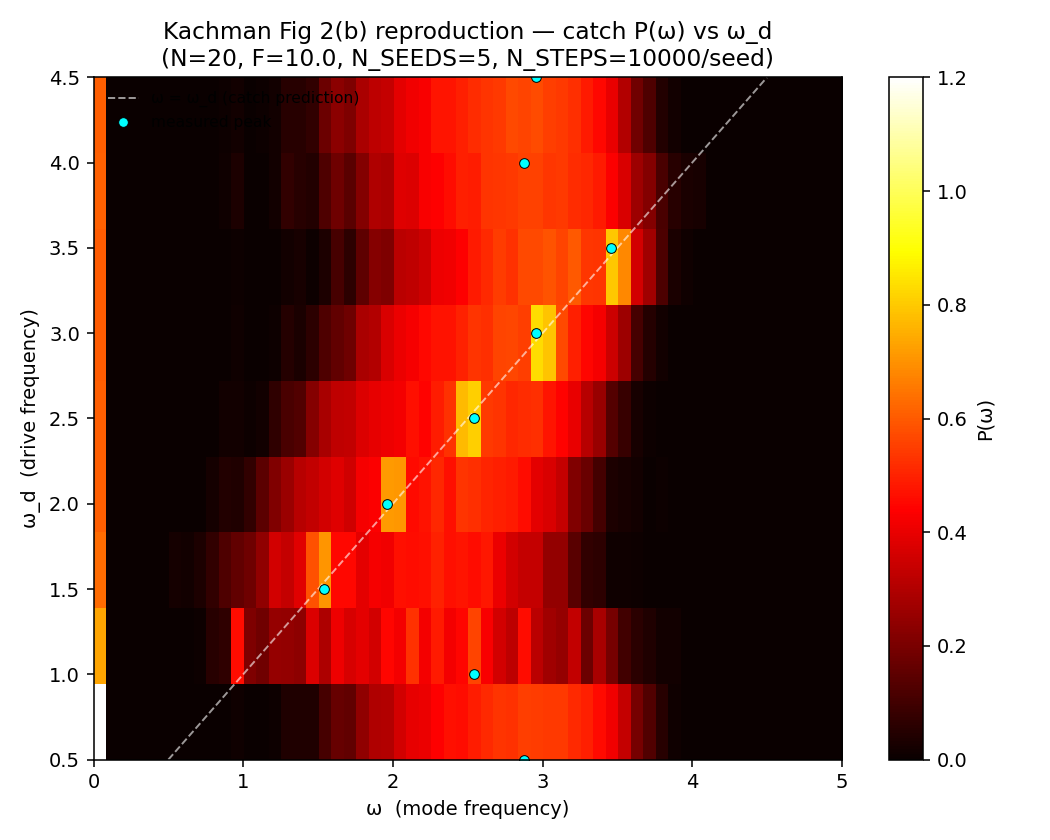

Write Python code to recreate this figure.
"""
notebook/001-repro-kachman/fig-2b-omega-sweep.py

Reproduce Kachman 2017 main-text Fig 2(b): heatmap of P(ω) across a
sweep of drive frequencies ω_d, under catch dynamics.

Kachman's published Fig 2(b) shows a clear DIAGONAL STRIPE where the
catch peak tracks the drive frequency — at each ω_d, the network
reorganizes so that its mode population piles up at that same ω.

This is a multi-point test of our catch implementation. If the diagonal
appears cleanly across the full ω_d range, catch is correctly
implemented at multiple frequencies — much stronger evidence than the
single ω_d = 1.5 reproduction in fig-s8-spectrum.png.

If the diagonal bends, blurs, or breaks, that tells us where catch is
broken — and crucially, it casts doubt on catch-based downstream
experiments (MI of catch vs snap, dissipation, etc.) in those regimes.

Pre-registered prediction: clean diagonal from (ω=1, ω_d=1) through
(ω=4, ω_d=4), with a persistent horizontal haystack band around ω ≈ 3
(the network's natural mode distribution that's always present
regardless of drive).
"""

import os
import sys

import numpy as np
import matplotlib
matplotlib.use("Agg")
import matplotlib.pyplot as plt

sys.path.insert(0, os.path.abspath(os.path.join(os.path.dirname(__file__),
                                                 "..", "..")))

from kachman_lib import (
    N, N_STEPS, N_SEEDS,
    catch_rates,
    run_ensemble, spectrum_histogram,
)


# ---- Parameters ------------------------------------------------------------
F_DRIVE   = 10.0
OMEGA_MAX = 5.0
N_BINS    = 60

# Sweep drive frequencies across the haystack range, matching Kachman's Fig 2(b).
OMEGA_D_VALUES = np.linspace(0.5, 4.5, 9)   # 9 values: 0.5, 1.0, 1.5, ..., 4.5

SEED_BASE = 4000

OUT_PATH = os.path.join(os.path.dirname(__file__), "fig-2b-omega-sweep.png")


# ---- Main ------------------------------------------------------------------
if __name__ == "__main__":
    print(f"Kachman Fig 2(b) reproduction — catch P(ω) across ω_d sweep")
    print(f"  N={N}, F={F_DRIVE}, N_SEEDS={N_SEEDS}, N_STEPS={N_STEPS} per seed")
    print(f"  ω_d values: {[f'{v:.1f}' for v in OMEGA_D_VALUES]}")
    print()

    # Build the heatmap: rows = ω_d values, cols = ω bins
    bin_edges = np.linspace(0.0, OMEGA_MAX, N_BINS + 1)
    bin_centers = 0.5 * (bin_edges[:-1] + bin_edges[1:])
    heatmap = np.zeros((len(OMEGA_D_VALUES), N_BINS))
    peak_positions = []

    for i, omega_d in enumerate(OMEGA_D_VALUES):
        print(f"  [{i+1}/{len(OMEGA_D_VALUES)}] ω_d = {omega_d:.2f} "
              f"({N_SEEDS} seeds)...", end="", flush=True)
        samples = run_ensemble(
            n_seeds=N_SEEDS, base_seed=SEED_BASE + i * 100,
            omega=omega_d, F_drive=F_DRIVE, rate_fn=catch_rates,
        )
        edges, density = spectrum_histogram(
            samples, n_bins=N_BINS, omega_max=OMEGA_MAX,
        )
        heatmap[i, :] = density

        # Find the peak EXCLUDING the rigid-body spike at ω < 0.2
        mask = bin_centers >= 0.2
        i_peak_in_mask = int(np.argmax(density[mask]))
        omega_peak = float(bin_centers[mask][i_peak_in_mask])
        peak_positions.append(omega_peak)
        print(f"  peak at ω = {omega_peak:.2f}  (expected: {omega_d:.2f})")

    print()
    print("Summary of peak positions vs drive frequencies:")
    print(f"  {'ω_d':>6}  |  {'peak ω':>7}  |  {'Δ':>6}")
    print(f"  {'-'*6}  |  {'-'*7}  |  {'-'*6}")
    for omega_d, peak in zip(OMEGA_D_VALUES, peak_positions):
        delta = peak - omega_d
        print(f"  {omega_d:6.2f}  |  {peak:7.2f}  |  {delta:+6.2f}")

    # ---- Plot --------------------------------------------------------------
    fig, ax = plt.subplots(figsize=(7.5, 6), dpi=140)

    # Heatmap: imshow with origin='lower' so y-axis increases upward.
    # extent maps (x_min, x_max, y_min, y_max).
    im = ax.imshow(
        heatmap,
        extent=(0.0, OMEGA_MAX, OMEGA_D_VALUES[0], OMEGA_D_VALUES[-1]),
        origin="lower",
        aspect="auto",
        cmap="hot",
    )

    # Diagonal guide: where catch peak SHOULD sit (ω = ω_d).
    diag = np.linspace(max(0.5, OMEGA_D_VALUES[0]),
                       min(OMEGA_MAX, OMEGA_D_VALUES[-1]), 50)
    ax.plot(diag, diag, color="white", lw=1.0, ls="--", alpha=0.6,
            label="ω = ω_d (catch prediction)")

    # Measured peak positions overlaid.
    ax.plot(peak_positions, OMEGA_D_VALUES, "o", color="cyan", ms=5,
            label="measured peak", markeredgecolor="black", markeredgewidth=0.5)

    ax.set_xlabel("ω  (mode frequency)")
    ax.set_ylabel("ω_d  (drive frequency)")
    ax.set_xlim(0.0, OMEGA_MAX)
    ax.set_title(f"Kachman Fig 2(b) reproduction — catch P(ω) vs ω_d\n"
                 f"(N={N}, F={F_DRIVE}, N_SEEDS={N_SEEDS}, N_STEPS={N_STEPS}/seed)")
    ax.legend(loc="upper left", fontsize=8, frameon=False)

    cbar = plt.colorbar(im, ax=ax, label="P(ω)")

    fig.tight_layout()
    fig.savefig(OUT_PATH)
    plt.close(fig)
    print()
    print(f"Saved: {OUT_PATH}")
